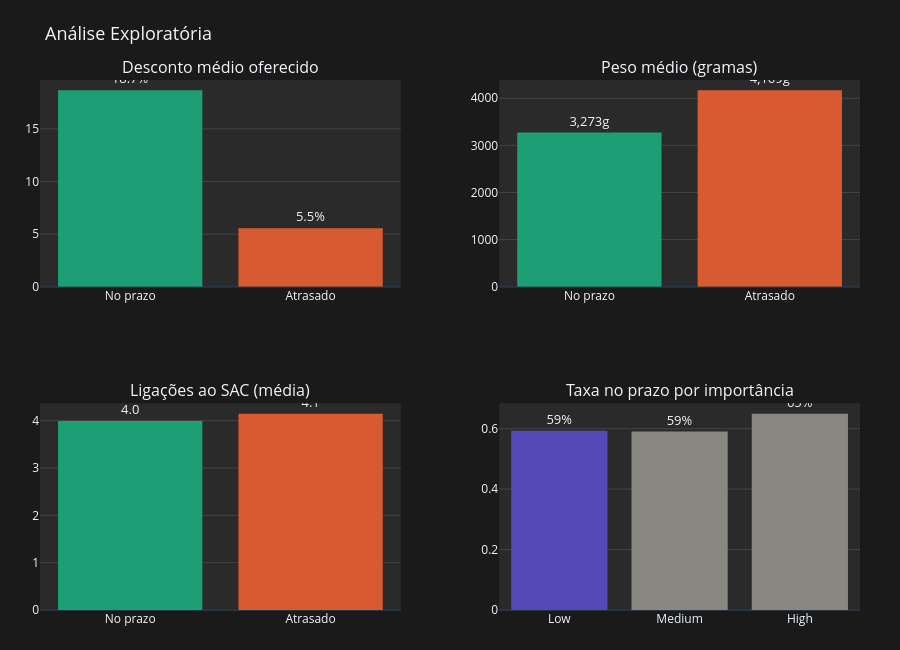

Notebook code cell kept with this figure:
### Markdown cell above
### Análise Exploratória Simples

### Code cell
# valores calculados
desc = df.groupby("Reached.on.Time_Y.N")["Discount_offered"].mean()
peso = df.groupby("Reached.on.Time_Y.N")["Weight_in_gms"].mean()
sac  = df.groupby("Reached.on.Time_Y.N")["Customer_care_calls"].mean()

ordem      = ["low", "medium", "high"]
labels     = ["Low", "Medium", "High"]
valores_imp = [df[df["Product_importance"] == imp]["Reached.on.Time_Y.N"].mean() for imp in ordem]

COR_PRAZO    = "#1D9E75"
COR_ATRASADO = "#D85A30"
COR_ROXO     = "#534AB7"
COR_CINZA    = "#888780"

fig = make_subplots(
    rows=2, cols=2,
    subplot_titles=[
        "Desconto médio oferecido",
        "Peso médio (gramas)",
        "Ligações ao SAC (média)",
        "Taxa no prazo por importância"
    ],
    vertical_spacing=0.22,
    horizontal_spacing=0.12
)

fig.add_trace(go.Bar(
    x=["No prazo", "Atrasado"], y=[desc[1], desc[0]],
    marker_color=[COR_PRAZO, COR_ATRASADO],
    text=[f"{desc[1]:.1f}%", f"{desc[0]:.1f}%"],
    textposition="outside", textfont=dict(size=13),
    showlegend=False
), row=1, col=1)

fig.add_trace(go.Bar(
    x=["No prazo", "Atrasado"], y=[peso[1], peso[0]],
    marker_color=[COR_PRAZO, COR_ATRASADO],
    text=[f"{peso[1]:,.0f}g", f"{peso[0]:,.0f}g"],
    textposition="outside", textfont=dict(size=13),
    showlegend=False
), row=1, col=2)

fig.add_trace(go.Bar(
    x=["No prazo", "Atrasado"], y=[sac[1], sac[0]],
    marker_color=[COR_PRAZO, COR_ATRASADO],
    text=[f"{sac[1]:.1f}", f"{sac[0]:.1f}"],
    textposition="outside", textfont=dict(size=13),
    showlegend=False
), row=2, col=1)

fig.add_trace(go.Bar(
    x=labels, y=valores_imp,
    marker_color=[COR_ROXO, COR_CINZA, COR_CINZA],
    text=[f"{v:.0%}" for v in valores_imp],
    textposition="outside", textfont=dict(size=13),
    showlegend=False
), row=2, col=2)

fig.update_layout(
    template="plotly_dark",
    paper_bgcolor="#1a1a1a",
    plot_bgcolor="#2a2a2a",
    title=dict(text="Análise Exploratória", font=dict(size=18)),
    height=650,
    margin=dict(t=80, b=40, l=40, r=40)
)

fig.update_traces(marker_line_width=0)
fig.update_xaxes(showgrid=False)
fig.update_yaxes(gridcolor="#444")

fig.show()

### Figure 1 — Plotly figure (JSON) as saved in the notebook; plotly's stock layout.template omitted (floating-point values rounded to 4 significant figures)
{"data": [{"marker": {"color": ["#1D9E75", "#D85A30"], "line": {"width": 0}}, "showlegend": false, "text": ["18.7%", "5.5%"], "textfont": {"size": 13}, "textposition": "outside", "type": "bar", "x": ["No prazo", "Atrasado"], "xaxis": "x", "y": [18.66, 5.546], "yaxis": "y"}, {"marker": {"color": ["#1D9E75", "#D85A30"], "line": {"width": 0}}, "showlegend": false, "text": ["3,273g", "4,169g"], "textfont": {"size": 13}, "textposition": "outside", "type": "bar", "x": ["No prazo", "Atrasado"], "xaxis": "x2", "y": [3273.0, 4169.0], "yaxis": "y2"}, {"marker": {"color": ["#1D9E75", "#D85A30"], "line": {"width": 0}}, "showlegend": false, "text": ["4.0", "4.1"], "textfont": {"size": 13}, "textposition": "outside", "type": "bar", "x": ["No prazo", "Atrasado"], "xaxis": "x3", "y": [3.991, 4.148], "yaxis": "y3"}, {"marker": {"color": ["#534AB7", "#888780", "#888780"], "line": {"width": 0}}, "showlegend": false, "text": ["59%", "59%", "65%"], "textfont": {"size": 13}, "textposition": "outside", "type": "bar", "x": ["Low", "Medium", "High"], "xaxis": "x4", "y": [0.5928, 0.5905, 0.6498], "yaxis": "y4"}], "layout": {"annotations": [{"font": {"size": 16}, "showarrow": false, "text": "Desconto médio oferecido", "x": 0.22, "xanchor": "center", "xref": "paper", "y": 1, "yanchor": "bottom", "yref": "paper"}, {"font": {"size": 16}, "showarrow": false, "text": "Peso médio (gramas)", "x": 0.78, "xanchor": "center", "xref": "paper", "y": 1, "yanchor": "bottom", "yref": "paper"}, {"font": {"size": 16}, "showarrow": false, "text": "Ligações ao SAC (média)", "x": 0.22, "xanchor": "center", "xref": "paper", "y": 0.39, "yanchor": "bottom", "yref": "paper"}, {"font": {"size": 16}, "showarrow": false, "text": "Taxa no prazo por importância", "x": 0.78, "xanchor": "center", "xref": "paper", "y": 0.39, "yanchor": "bottom", "yref": "paper"}], "height": 650, "margin": {"b": 40, "l": 40, "r": 40, "t": 80}, "paper_bgcolor": "#1a1a1a", "plot_bgcolor": "#2a2a2a", "title": {"font": {"size": 18}, "text": "Análise Exploratória"}, "xaxis": {"anchor": "y", "domain": [0, 0.44], "showgrid": false}, "xaxis2": {"anchor": "y2", "domain": [0.56, 1], "showgrid": false}, "xaxis3": {"anchor": "y3", "domain": [0, 0.44], "showgrid": false}, "xaxis4": {"anchor": "y4", "domain": [0.56, 1], "showgrid": false}, "yaxis": {"anchor": "x", "domain": [0.61, 1], "gridcolor": "#444"}, "yaxis2": {"anchor": "x2", "domain": [0.61, 1], "gridcolor": "#444"}, "yaxis3": {"anchor": "x3", "domain": [0, 0.39], "gridcolor": "#444"}, "yaxis4": {"anchor": "x4", "domain": [0, 0.39], "gridcolor": "#444"}}}
